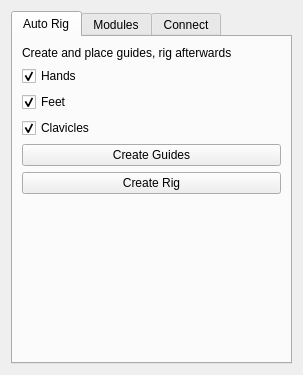
<?xml version="1.0" encoding="UTF-8"?>
<ui version="4.0">
 <class>widget</class>
 <widget class="QWidget" name="widget">
  <property name="geometry">
   <rect>
    <x>0</x>
    <y>0</y>
    <width>303</width>
    <height>375</height>
   </rect>
  </property>
  <property name="minimumSize">
   <size>
    <width>300</width>
    <height>262</height>
   </size>
  </property>
  <property name="windowTitle">
   <string>Form</string>
  </property>
  <layout class="QVBoxLayout" name="verticalLayout_2">
   <item>
    <widget class="QTabWidget" name="tabWidget">
     <property name="currentIndex">
      <number>0</number>
     </property>
     <widget class="QWidget" name="tab_autoRig">
      <property name="sizePolicy">
       <sizepolicy hsizetype="Preferred" vsizetype="Preferred">
        <horstretch>0</horstretch>
        <verstretch>0</verstretch>
       </sizepolicy>
      </property>
      <property name="mouseTracking">
       <bool>false</bool>
      </property>
      <property name="autoFillBackground">
       <bool>false</bool>
      </property>
      <attribute name="title">
       <string>Auto Rig</string>
      </attribute>
      <layout class="QVBoxLayout" name="verticalLayout">
       <item>
        <widget class="QLabel" name="auto_info">
         <property name="enabled">
          <bool>true</bool>
         </property>
         <property name="sizePolicy">
          <sizepolicy hsizetype="Preferred" vsizetype="Preferred">
           <horstretch>0</horstretch>
           <verstretch>0</verstretch>
          </sizepolicy>
         </property>
         <property name="text">
          <string>Create and place guides, rig afterwards</string>
         </property>
        </widget>
       </item>
       <item>
        <widget class="QCheckBox" name="box_hands">
         <property name="text">
          <string>Hands</string>
         </property>
         <property name="checked">
          <bool>true</bool>
         </property>
        </widget>
       </item>
       <item>
        <widget class="QCheckBox" name="box_feet">
         <property name="text">
          <string>Feet</string>
         </property>
         <property name="checked">
          <bool>true</bool>
         </property>
        </widget>
       </item>
       <item>
        <widget class="QCheckBox" name="box_clavicles">
         <property name="text">
          <string>Clavicles</string>
         </property>
         <property name="checked">
          <bool>true</bool>
         </property>
        </widget>
       </item>
       <item>
        <widget class="QPushButton" name="auto_btn_guides">
         <property name="text">
          <string>Create Guides</string>
         </property>
        </widget>
       </item>
       <item>
        <widget class="QPushButton" name="auto_btn_rig">
         <property name="text">
          <string>Create Rig</string>
         </property>
        </widget>
       </item>
       <item>
        <spacer name="verticalSpacer">
         <property name="orientation">
          <enum>Qt::Vertical</enum>
         </property>
         <property name="sizeHint" stdset="0">
          <size>
           <width>20</width>
           <height>40</height>
          </size>
         </property>
        </spacer>
       </item>
      </layout>
     </widget>
     <widget class="QWidget" name="tab_modules">
      <attribute name="title">
       <string>Modules</string>
      </attribute>
      <layout class="QVBoxLayout" name="verticalLayout_3">
       <item>
        <widget class="QLabel" name="mdl_type">
         <property name="text">
          <string>Type</string>
         </property>
        </widget>
       </item>
       <item>
        <widget class="QComboBox" name="mdl_comboBox"/>
       </item>
       <item>
        <widget class="QStackedWidget" name="mdl_stackedTabs"/>
       </item>
      </layout>
     </widget>
     <widget class="QWidget" name="tab_connect">
      <attribute name="title">
       <string>Connect</string>
      </attribute>
      <layout class="QVBoxLayout" name="verticalLayout_7">
       <item>
        <widget class="QPushButton" name="btn_updateLists">
         <property name="text">
          <string>Update Lists</string>
         </property>
        </widget>
       </item>
       <item>
        <layout class="QHBoxLayout" name="horizontalLayout_4">
         <item>
          <layout class="QVBoxLayout" name="verticalLayout_6">
           <item>
            <widget class="QLabel" name="label_3">
             <property name="text">
              <string>FROM:</string>
             </property>
            </widget>
           </item>
           <item>
            <widget class="QListWidget" name="conn_source"/>
           </item>
          </layout>
         </item>
         <item>
          <layout class="QVBoxLayout" name="verticalLayout_5" stretch="0,0">
           <property name="spacing">
            <number>4</number>
           </property>
           <item>
            <widget class="QLabel" name="label">
             <property name="text">
              <string> TO:</string>
             </property>
            </widget>
           </item>
           <item>
            <widget class="QListWidget" name="conn_destination"/>
           </item>
          </layout>
         </item>
        </layout>
       </item>
       <item>
        <widget class="QPushButton" name="btn_connect">
         <property name="text">
          <string>Connect</string>
         </property>
        </widget>
       </item>
       <item>
        <spacer name="verticalSpacer_3">
         <property name="orientation">
          <enum>Qt::Vertical</enum>
         </property>
         <property name="sizeHint" stdset="0">
          <size>
           <width>20</width>
           <height>40</height>
          </size>
         </property>
        </spacer>
       </item>
      </layout>
     </widget>
    </widget>
   </item>
  </layout>
 </widget>
 <resources/>
 <connections/>
</ui>
